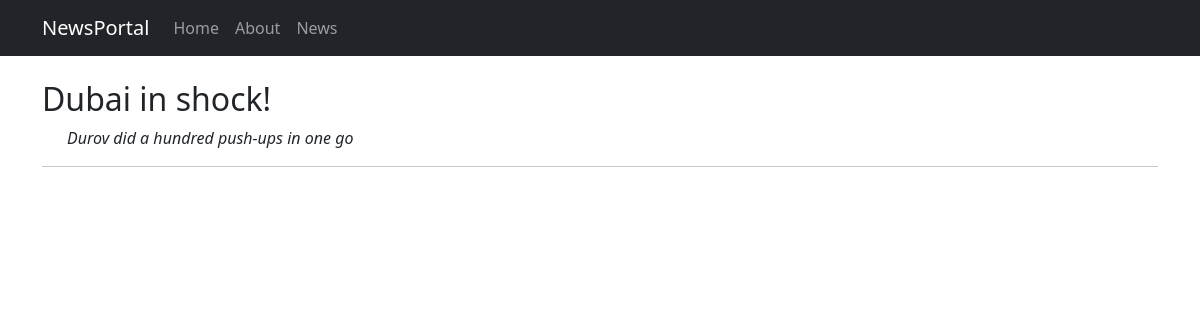
Before: /news/3 with the older database file.
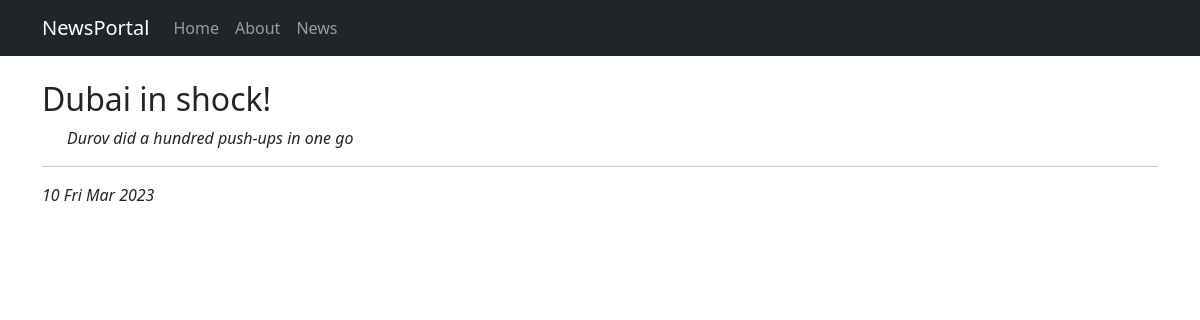
After: the same page with the newer database file.
### news/models.py (models this page shows, shortened)
class Post(models.Model):
    objects = None
    article = 'art'
    news = 'news'
    PUBLICATION = [
        (article, 'Статья'),
        (news, 'Новость'),
    ]
    postAuthor = models.ForeignKey(Author, on_delete=models.CASCADE)
    categoryType = models.CharField(max_length=4, choices=PUBLICATION, default=news)
    title = models.CharField(max_length=255)
    time_in_Post = models.DateTimeField(auto_now_add=True)
    time_out = models.DateTimeField(null=True)
    postCategory = models.ManyToManyField(Category, through='PostCategory')
    text = models.TextField()
    rating = models.IntegerField(default=0)

### news/views.py (the view)
# urls.py: path('<int:pk>', PostDetail.as_view()),
class PostDetail(DetailView):
    model = Post
    template_name = 'flatpages/post.html'
    context_object_name = 'post'

### templates/flatpages/post.html (shortened to what this page needs)
{% extends 'flatpages/default.html' %}
{% block content %}
<br>
<h2 style="text-align: left;">{{post.title}}</h2>
<p style="text-align: left; text-indent: 25px;"><em>{{post.text}}<br/></em></p><hr>
<p style="text-align: left;"><em>{{post.time_out|date:'d D M Y'}}</em></p>
{% endblock content %}

Changed rows visible on the page:
changed Post "Dubai in shoсk!": time_out (not shown) → "10 Fri Mar 2023"
